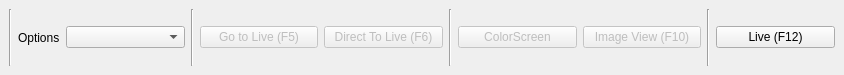
<?xml version="1.0" encoding="UTF-8"?>
<ui version="4.0">
 <class>dockProjectionsTools</class>
 <widget class="QDockWidget" name="dockProjectionsTools">
  <property name="geometry">
   <rect>
    <x>0</x>
    <y>0</y>
    <width>844</width>
    <height>75</height>
   </rect>
  </property>
  <property name="features">
   <set>QDockWidget::DockWidgetMovable</set>
  </property>
  <property name="allowedAreas">
   <set>Qt::RightDockWidgetArea</set>
  </property>
  <property name="windowTitle">
   <string notr="true">Projection Tools</string>
  </property>
  <widget class="QWidget" name="dockWidgetContents">
   <layout class="QHBoxLayout" name="horizontalLayout">
    <item>
     <layout class="QHBoxLayout" name="horizontalLayout_4">
      <item>
       <widget class="Line" name="line">
        <property name="orientation">
         <enum>Qt::Vertical</enum>
        </property>
       </widget>
      </item>
      <item>
       <widget class="QLabel" name="label">
        <property name="sizePolicy">
         <sizepolicy hsizetype="Maximum" vsizetype="Preferred">
          <horstretch>0</horstretch>
          <verstretch>0</verstretch>
         </sizepolicy>
        </property>
        <property name="font">
         <font>
          <kerning>true</kerning>
         </font>
        </property>
        <property name="layoutDirection">
         <enum>Qt::LeftToRight</enum>
        </property>
        <property name="text">
         <string notr="true">Options</string>
        </property>
        <property name="scaledContents">
         <bool>false</bool>
        </property>
        <property name="wordWrap">
         <bool>false</bool>
        </property>
        <property name="indent">
         <number>-2</number>
        </property>
       </widget>
      </item>
      <item>
       <widget class="QComboBox" name="cbOptions"/>
      </item>
      <item>
       <widget class="Line" name="line_4">
        <property name="orientation">
         <enum>Qt::Vertical</enum>
        </property>
       </widget>
      </item>
      <item>
       <widget class="QPushButton" name="cmdGotoLive">
        <property name="enabled">
         <bool>false</bool>
        </property>
        <property name="text">
         <string>Go to Live (F5)</string>
        </property>
        <property name="shortcut">
         <string>F5</string>
        </property>
        <property name="checkable">
         <bool>false</bool>
        </property>
        <property name="checked">
         <bool>false</bool>
        </property>
        <property name="autoRepeat">
         <bool>false</bool>
        </property>
        <property name="autoExclusive">
         <bool>false</bool>
        </property>
        <property name="autoRepeatDelay">
         <number>1</number>
        </property>
        <property name="autoRepeatInterval">
         <number>1</number>
        </property>
        <property name="flat">
         <bool>false</bool>
        </property>
       </widget>
      </item>
      <item>
       <widget class="QPushButton" name="cmdDirectToLive">
        <property name="enabled">
         <bool>false</bool>
        </property>
        <property name="text">
         <string>Direct To Live (F6)</string>
        </property>
        <property name="shortcut">
         <string>F6</string>
        </property>
        <property name="checkable">
         <bool>true</bool>
        </property>
       </widget>
      </item>
      <item>
       <widget class="Line" name="line_2">
        <property name="orientation">
         <enum>Qt::Vertical</enum>
        </property>
       </widget>
      </item>
      <item>
       <widget class="QPushButton" name="cmdColorScreen">
        <property name="enabled">
         <bool>false</bool>
        </property>
        <property name="text">
         <string>ColorScreen</string>
        </property>
       </widget>
      </item>
      <item>
       <widget class="QPushButton" name="cmdMainView">
        <property name="enabled">
         <bool>false</bool>
        </property>
        <property name="contextMenuPolicy">
         <enum>Qt::CustomContextMenu</enum>
        </property>
        <property name="text">
         <string>Image View (F10)</string>
        </property>
        <property name="shortcut">
         <string>F10</string>
        </property>
       </widget>
      </item>
      <item>
       <widget class="Line" name="line_3">
        <property name="orientation">
         <enum>Qt::Vertical</enum>
        </property>
       </widget>
      </item>
      <item>
       <widget class="QPushButton" name="cmdLive">
        <property name="text">
         <string>Live (F12)</string>
        </property>
        <property name="icon">
         <iconset resource="../../resources.qrc">
          <normaloff>:/main/icons/Live.png</normaloff>:/main/icons/Live.png</iconset>
        </property>
        <property name="iconSize">
         <size>
          <width>28</width>
          <height>28</height>
         </size>
        </property>
        <property name="shortcut">
         <string>F12</string>
        </property>
        <property name="checkable">
         <bool>true</bool>
        </property>
        <property name="autoRepeat">
         <bool>false</bool>
        </property>
       </widget>
      </item>
     </layout>
    </item>
   </layout>
  </widget>
 </widget>
 <resources>
  <include location="../../resources.qrc"/>
 </resources>
 <connections/>
</ui>
